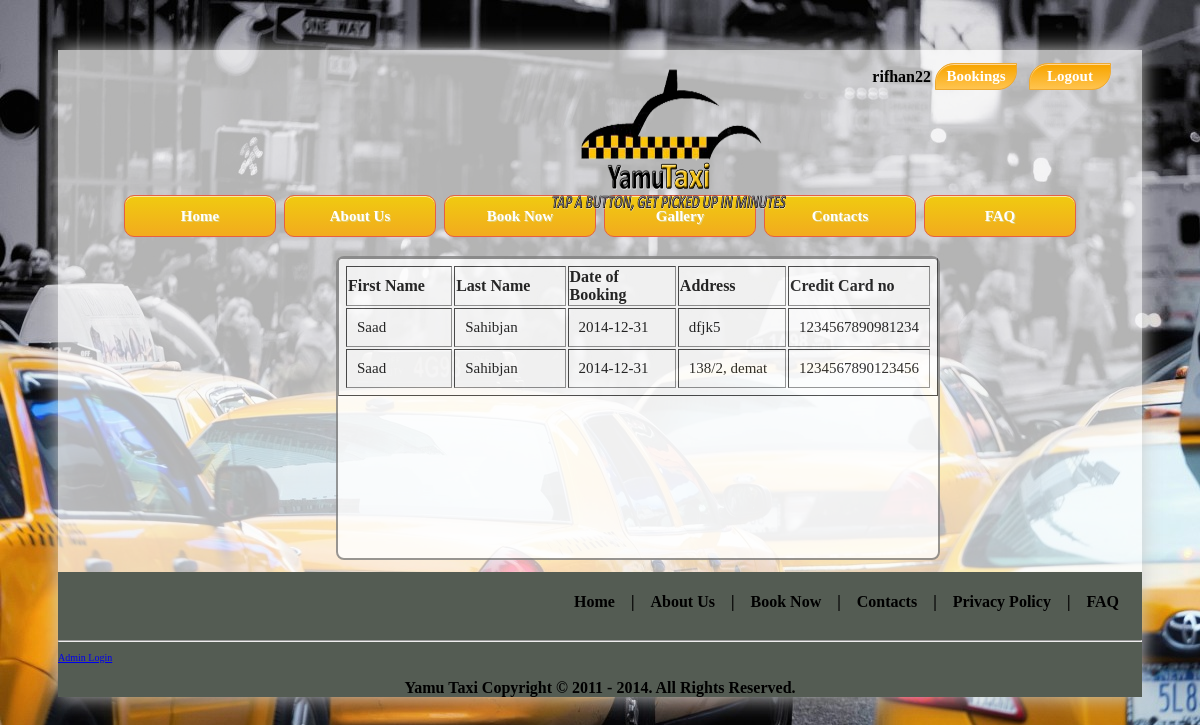
/Taxi/mybooking/mybooking.php (signed in), run on the app's committed database.
### tables this page shows
CREATE TABLE IF NOT EXISTS `booking` (
  `ID` int(11) NOT NULL AUTO_INCREMENT,
  `Name_type` varchar(4) NOT NULL,
  `F_Name` varchar(30) NOT NULL,
  `L_Name` varchar(30) NOT NULL,
  `card` varchar(50) NOT NULL,
  `cvv` int(10) NOT NULL,
  `Phone_Number` int(20) NOT NULL,
  `Address` varchar(40) NOT NULL,
  `Date` varchar(10) NOT NULL,
  `Travel_Time` varchar(10) NOT NULL,
  `No_Of_Passanger` int(10) NOT NULL,
  `Email` varchar(30) NOT NULL,
  `Vehicle_Type` varchar(10) NOT NULL,
  `username` varchar(255) NOT NULL,
  PRIMARY KEY (`ID`)
);

### Taxi/mybooking/mybooking.php (the view, shortened to what this page needs)
<?php
	$logged='';
	$session_username='';
	if(isset($_SESSION['username'])){
		$session_username=$_SESSION['username'];
		$query=mysql_query("SELECT * FROM users WHERE username='$session_username' ") or die("Could not check member");
		$count_count=mysql_num_rows($query);
		if($count_count > 0){
			$logged=1;
		}else{
			header("Location:logout.php");
			exit();
		}
	}else if(isset($_COOKIE["username_cookie"])){
		$session_username=$_COOKIE["username_cookie"];
		$session_pass=$_COOKIE["pass_cookie"];
		$query=mysql_query("SELECT * FROM users WHERE username='$session_username'AND password='$session_pass' LIMIT 1") or die("Could not check member");
		$count_count=mysql_num_rows($query);
		if($count_count>0){
			while($row=mysql_fetch_array($query)){
				$session_username=$row['username'];
			}
			$_SESSION["username"]=$session_username;
			$_SESSION["pass"]=$session_pass;
			$logged=1;
		}
		else{
			header("Location:logout.php");
			exit();
		}
	}else{
		$logged=0;
		 }
?>
<!DOCTYPE html>
<html lang="en">
	<head>
		<link href="mybookingcss.css" rel="stylesheet" type="text/css">
	</head>
	<body style="background-image: url('taxi_1.jpg')">
		<div id="body">
		<header>
		<div>
    		<table align="right" style="margin-right: 20px; margin-top: 10px;">
    			<tr>
    				<?php
    				if($logged==1){
    					?>
    					<td style="color:black; font-family: calibri;  font-weight: bold;"><?php echo $session_username; ?></td>
    					<td><a class="btn" href="/saad/Taxi/mybooking/mybooking.php">Bookings</a></td><td>&nbsp;</td>
    					<td><a class="btn" href="/saad/Taxi/logout.php">Logout</a></td><td>&nbsp;</td>
    					<?php
					}else{
    					?>
    					<td><a class="btn" href="/saad/Taxi/login/login.php">Sign In</a></td><td>&nbsp;</td>
    				<td><a class="btn" href="/saad/Taxi/Registration/registration_6.php">Register</a></td><td>&nbsp;</td>
    					<?php
					}
					?>
    			</tr>
    		</table>
    	</div>
    	<div>
    		<img id="_2logo" src="logo1.png"/>
    	</div>
    	</header>
    	<p>&nbsp;</p>
    	<p>&nbsp;</p>
    	<p>&nbsp;</p>
    	<div>
    		<nav>
    			<table id="_2malinks" align="center" >
    				<tr><td>&nbsp;</td></tr>
    				<tr>
    					<td><a class="_2link" href="\saad\Taxi\Home\home.php">Home</a></td><td></td>
    					<td><a class="_2link" href="/saad/Taxi/about/comabout.php">About Us</a></td><td></td>
    					<td><a class="_2link" href="/saad/Taxi/Booking/Booking.php">Book Now</a></td><td></td>
    					<td><a class="_2link" href="/saad\Taxi\Arul\info.php">Gallery</a></td><td></td>
    					<td><a class="_2link" href="/saad/Taxi/contacts/contact.php">Contacts</a></td><td></td>
    					<td><a class="_2link" href="\saad\Taxi\FAQ\connect.php">FAQ</a></td>
    				</tr>
    			</table>
    		</nav>
    	</div>
    	<div style="min-height: 300px;">
  		<div id="bookings" align="center">
  			<?php
				$user=$_SESSION['username'];
				$query=mysql_query("SELECT * FROM booking WHERE username= '$user'");
				echo "<table border=1 colspan=3 class=book>";
				echo "<tr><td class=bold>First Name</td><td class=bold >Last Name</td> <td class=bold >Date of Booking</td><td class=bold >Address</td> <td class=bold >Credit Card no </td>";
				while ($row= mysql_fetch_array($query)) {
					$fname=$row['F_Name'];
					$lname=$row['L_Name'];
					$address=$row['Address'];
					$date=$row['Date'];
					$card=$row['card'];
					echo "<tr><td class=cell>$fname</td> <td class=cell >$lname</td><td class=cell >$date</td><td class=cell >$address</td><td class=cell >$card</td> </tr>";
				}
				echo "</table>";
  			 ?>
  		</div>
    	</div>
    	<footer style="background-color: #545C53;">
    	<div style="float: left;">
    		<table id="likes">
    			<tr>
    				<td>&nbsp;</td>
    			</tr>
    			<tr>
    				<td>
    				</td>
    			</tr>
    		</table>
    	</div>
    	<div>
    		<nav>
    			<table id="_2malinks2" align="right">
    				<tr>
    					<td><a class="_2link2" href="\saad\Taxi\Home\home.php">Home</a></td><td>&nbsp;&nbsp; | &nbsp;&nbsp;</td>
    					<td><a class="_2link2" href="/saad/Taxi/About/comabout.php">About Us</a></td><td>&nbsp;&nbsp; | &nbsp;&nbsp;</td>
    					<td><a class="_2link2" href="/saad/Taxi/Booking/Booking.php">Book Now</a></td><td>&nbsp;&nbsp; | &nbsp;&nbsp;</td>
    					<td><a class="_2link2" href="/saad/Taxi/contacts/contact.php">Contacts</a></td><td>&nbsp;&nbsp; | &nbsp;&nbsp;</td>
    					<td><a class="_2link2" href="\saad\Taxi\Privacy\privacy.php">Privacy Policy</a></td><td>&nbsp;&nbsp; | &nbsp;&nbsp;</td>
    					<td><a class="_2link2" href="\saad\Taxi\FAQ\connect.php">FAQ</a></td>
    				</tr>
    			</table>
    		</nav>
    	</div>
    	<p>&nbsp;</p>
    	<hr />
    	<div>
    		<p style="font-size: 10px"><a href="/saad/admin/admin_registration/admin_loginpage.php">Admin Login</a></p>
    		<center><p id="copyright"><b>Yamu Taxi Copyright &copy; 2011 - 2014. All Rights Reserved.</b></p></center>
    	</div>
    	</footer>
    	</div>
	</body>
</html>

### Taxi/mybooking/mybookingcss.css (style rules this page uses)
#body { margin: 50px; -moz-box-shadow: 0 0 20px #ccc; -webkit-box-shadow: 0 0 20px #ccc; box-shadow: 0 0 20px #CFCFCF; background-color: rgba(255,255,255,0.7); }
.btn { -moz-box-shadow:inset 0px 1px 0px 0px #fed897; -webkit-box-shadow:inset 0px 1px 0px 0px #fed897; box-shadow:inset 0px 1px 0px 0px #fed897; background:-webkit-gradient( linear, left top, left bottom, color-stop(0.05, #f8a500), color-stop(1, #ffc44f) ); background:-moz-linear-gradient( center top, #f8a500 5%, #ffc44f 100% ); filter:progid:DXImageTransform.Microsoft.gradient(startColorstr='#f8a500', endColorstr='#ffc44f'); background-color:#f8a500; -webkit-border-top-left-radius:19px; -moz-border-radius-topleft:19px; border-top-left-radius:19px; -webkit-border-top-right-radius:0px; -moz-border-radius-topright:0px; border-top-right-radius:0px; -webkit-border-bottom-right-radius:19px; -moz-border-radius-bottomright:19px; border-bottom-right-radius:19px; -webkit-border-bottom-left-radius:0px; -moz-border-radius-bottomleft:0px; border-bottom-left-radius:0px; text-indent:0; border:1px solid #eda933; display:inline-block; color:#ffffff; font-family:Trebuchet MS; font-size:15px; font-weight:bold; font-style:normal; height:25px; line-height:25px; width:80px; text-decoration:none; text-align:center; }
#_2logo { width: 20%; height: 20%; position: absolute; left: 550px; top: 60px; }
._2link { -moz-box-shadow:inset 0px 1px 0px 0px #f9eca0; -webkit-box-shadow:inset 0px 1px 0px 0px #f9eca0; box-shadow:inset 0px 1px 0px 0px #f9eca0; background:-webkit-gradient( linear, left top, left bottom, color-stop(0.05, #f0c911), color-stop(1, #f2ab1e) ); background:-moz-linear-gradient( center top, #f0c911 5%, #f2ab1e 100% ); filter:progid:DXImageTransform.Microsoft.gradient(startColorstr='#f0c911', endColorstr='#f2ab1e'); background-color:#f0c911; -webkit-border-top-left-radius:10px; -moz-border-radius-topleft:10px; border-top-left-radius:10px; -webkit-border-top-right-radius:10px; -moz-border-radius-topright:10px; border-top-right-radius:10px; -webkit-border-bottom-right-radius:10px; -moz-border-radius-bottomright:10px; border-bottom-right-radius:10px; -webkit-border-bottom-left-radius:10px; -moz-border-radius-bottomleft:10px; border-bottom-left-radius:10px; text-indent:0; border:1px solid #e65f44; display:inline-block; color:#c92200; font-family:Times New Roman; font-size:15px; font-weight:bold; font-style:normal; height:40px; line-height:40px; width:150px; text-decoration:none; text-align:center; text-shadow:1px 1px 0px #ded17c; }
a._2link:link { color:white; text-decoration:none; }
#likes { margin-left: 40px; }
#_2malinks2 { text-align: center; font-family: "Calibri"; font-weight:700; font-size: 16px; margin-right: 20px; }
a._2link2:link { color: black; text-decoration: none; }
#copyright { font-family: "Calibri"; }
#bookings { width: 600px; min-height:300px; background-color: white; border:2px solid grey; border-radius: 8px; position:absolute; left:28%; opacity: 0.8; }
.book { padding: 5px; }
.cell { width:100px; font-family:calibri; font-size:15px; padding:10px; }
.bold { font-weight: bold; }

### data on the page
booking: F_Name "Saad", L_Name "Sahibjan", Date "2014-12-31", Address "dfjk5", card "1234567890981234"
booking: F_Name "Saad", L_Name "Sahibjan", Date "2014-12-31", Address "138/2, demat", card "1234567890123456"

### other printed values
$session_username "rifhan22"
